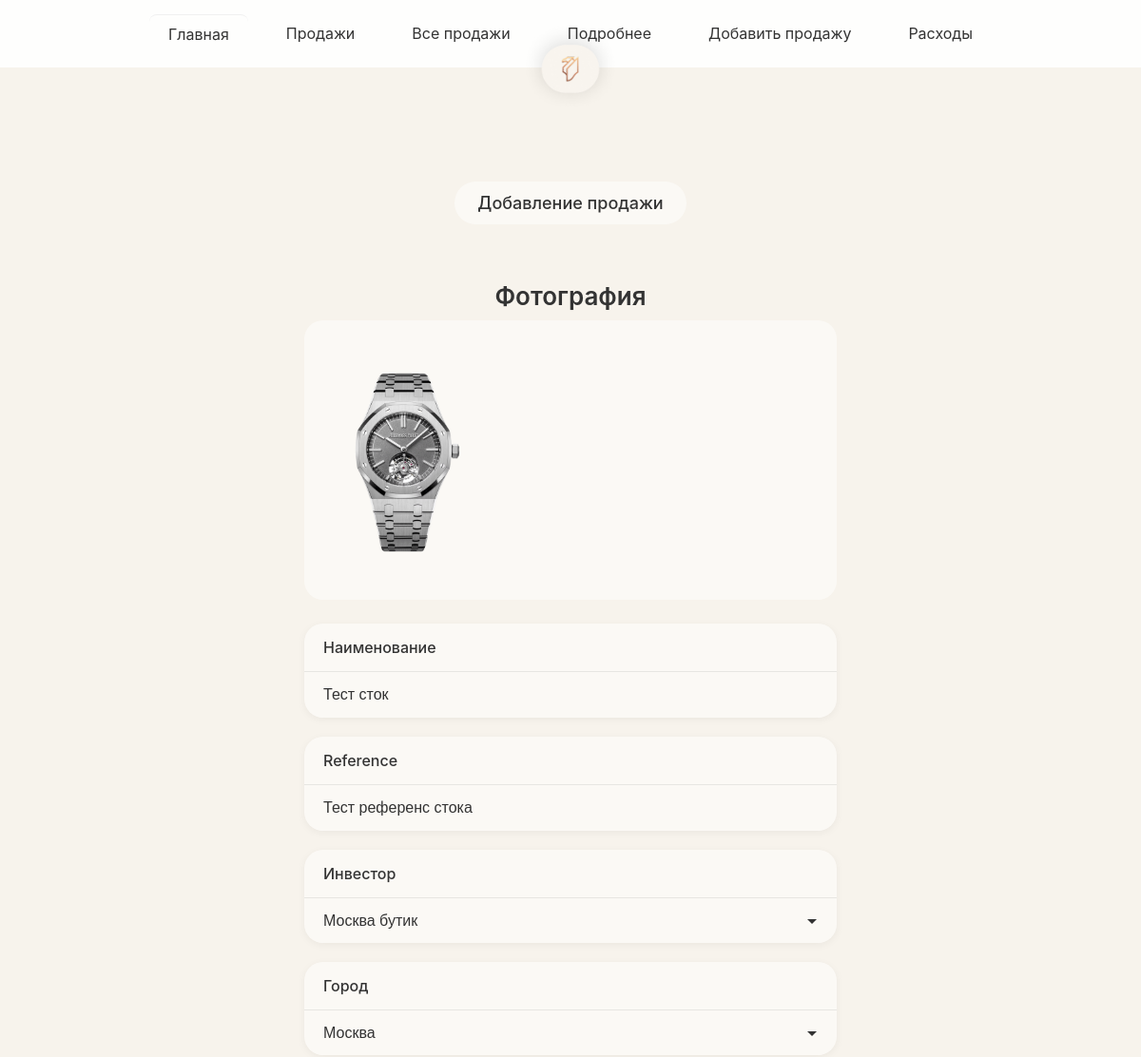
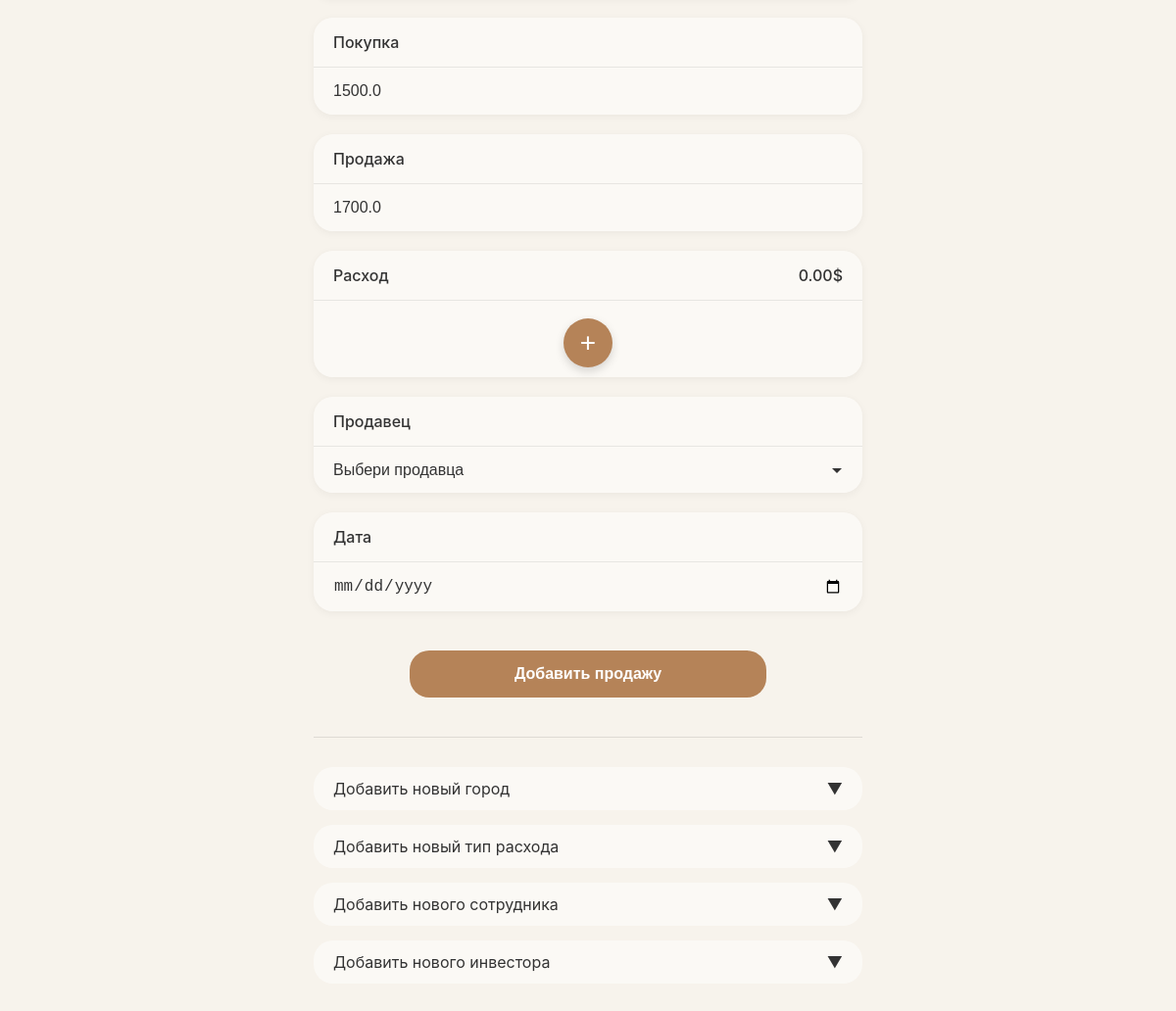
Screenshot of /add_sale?stock_id=1 with the database file from the repository (2 pictures, top to bottom).
### app.py (models this page shows, shortened)
class StockItem(db.Model):
    id = db.Column(db.Integer, primary_key=True)
    city_id = db.Column(db.Integer, db.ForeignKey('city.id'), nullable=False)
    investor_id = db.Column(db.Integer, db.ForeignKey('investor.id'), nullable=True)
    product_name = db.Column(db.String(200), nullable=False)
    reference = db.Column(db.String(200))
    buy_price = db.Column(db.Float, nullable=False)
    expected_sell_price = db.Column(db.Float, nullable=False)
    quantity = db.Column(db.Integer, default=1)
    photo = db.Column(db.String(200))
    date_added = db.Column(db.DateTime, default=datetime.utcnow)
    sold = db.Column(db.Boolean, default=False, nullable=False)
    city = db.relationship('City', backref='stock_items')
    investor = db.relationship('Investor', backref='stock_items')

### app.py (the view, shortened to what this page needs)
@app.route('/add_sale', methods=['GET', 'POST'])
def add_sale():
    cities = City.query.all()
    expense_types = ExpenseType.query.all()
    employees = Employee.query.all()
    investors = Investor.query.all()
    stock_id = request.args.get('stock_id', type=int)
    stock_item = None
    if stock_id:
        stock_item = StockItem.query.get(stock_id)
        if not stock_item:
            flash('Сток не найден!', 'error')
            return redirect(url_for('stock'))
    stock_data = {}
    if stock_item:
        stock_data = {
            'product_name': stock_item.product_name,
            'reference': stock_item.reference or '',
            'buy_price': stock_item.buy_price,
            'sell_price': stock_item.expected_sell_price,
            'city_id': stock_item.city_id,
            'investor_id': stock_item.investor_id,
            'photo': stock_item.photo,
            'stock_id': stock_item.id,
            'expenses': stock_item.expenses
        }
    return render_template('add_sale.html',
                         cities=cities,
                         expense_types=expense_types,
                         employees=employees,
                         investors=investors,
                         stock_data=stock_data)

### templates/add_sale.html (shortened to what this page needs)
{% extends 'base.html' %}
{% block content %}
<div class="logo-icon">
    <a href="{{ url_for('main') }}">
        <img src="{{ url_for('uploaded_file', filename='logo.png') }}" alt="Logo">
    </a>
</div>
<div class="add-sale-container">
    <div style="text-align: center; margin-bottom: 30px;">
        <h1 class="page-title">Добавление продажи</h1>
    </div>
    <form method="POST" enctype="multipart/form-data" id="addSaleForm">
        <div class="photo-section">
            <label class="photo-label">Фотография</label>
            <div class="photo-upload-card" onclick="document.getElementById('photo-input').click()">
                {% if stock_data and stock_data.photo %}
                    <img src="{{ url_for('uploaded_file', filename=stock_data.photo) }}" id="photo-preview" class="photo-preview active" alt="Preview">
                {% else %}
                    <div class="photo-upload-icon">📷</div>
                    <div class="photo-upload-text">Загрузить фото</div>
                    <img id="photo-preview" class="photo-preview" alt="Preview">
                {% endif %}
            </div>
        </div>
        <div class="form-field">
            <div class="field-input-card">
                <label class="field-label">Наименование</label>
                <div class="field-input-wrapper">
                    <input type="text" name="product_name" value="{% if stock_data %}{{ stock_data.product_name }}{% endif %}" required placeholder="Введи наименование">
                </div>
            </div>
        </div>
        <div class="form-field">
            <div class="field-input-card">
                <label class="field-label">Reference</label>
                <div class="field-input-wrapper">
                    <input type="text" name="reference" value="{% if stock_data %}{{ stock_data.reference }}{% endif %}" placeholder="Введи Reference">
                </div>
            </div>
        </div>
        <div class="form-field">
            <div class="field-input-card">
                <label class="field-label">Инвестор</label>
                <div class="field-input-wrapper">
                    <select name="investor_id">
                        {% for investor in investors %}
                            <option value="{{ investor.id }}" {% if stock_data and stock_data.investor_id == investor.id %}selected{% endif %}>{{ investor.name }}</option>
                        {% endfor %}
                    </select>
                </div>
            </div>
        </div>
        <div class="form-field">
            <div class="field-input-card">
                <label class="field-label">Город</label>
                <div class="field-input-wrapper">
                    <select name="city_id" required>
                        {% for city in cities %}
                            <option value="{{ city.id }}" {% if stock_data and stock_data.city_id == city.id %}selected{% endif %}>{{ city.name }}</option>
                        {% endfor %}
                    </select>
                </div>
            </div>
        </div>
        <div class="form-field">
            <div class="field-input-card">
                <label class="field-label">Покупка</label>
                <div class="field-input-wrapper">
                    <input type="number" step="0.01" name="buy_price" value="{% if stock_data %}{{ stock_data.buy_price }}{% endif %}" required placeholder="Введи цену покупки">
                </div>
            </div>
        </div>
        <div class="form-field">
            <div class="field-input-card">
                <label class="field-label">Продажа</label>
                <div class="field-input-wrapper">
                    <input type="number" step="0.01" name="sell_price" value="{% if stock_data %}{{ stock_data.sell_price }}{% endif %}" required placeholder="Введи цену продажи">
                </div>
            </div>
        </div>
        <div class="expense-section">
            <div class="form-field">
                <div class="field-input-card">
                    <div class="field-label" style="display: flex; justify-content: space-between; align-items: center;">
                        <span>Расход</span>
                        <span style="font-size: 16px; color: #333; font-weight: 500;" id="total-expense">0$</span>
                    </div>
                    <div style="text-align: center;">
                        <button type="button" class="add-expense-btn" onclick="openExpenseModal()">+</button>
                    </div>
                </div>
            </div>
        </div>
        <div class="form-field">
            <div class="field-input-card">
                <label class="field-label">Продавец</label>
                <div class="field-input-wrapper">
                    <select name="employee_id" required>
                        <option value="">Выбери продавца</option>
                    </select>
                </div>
            </div>
        </div>
        <div class="form-field">
            <div class="field-input-card">
                <label class="field-label">Дата</label>
                <div class="field-input-wrapper">
                    <input type="date" name="date" placeholder="Выбери дату">
                </div>
            </div>
        </div>
        <button type="submit" class="submit-btn">Добавить продажу</button>
    </form>
    <div class="additional-forms">
        <div class="form-toggle" onclick="toggleForm('city-form')">
            Добавить новый город
        </div>
        <div class="form-toggle" onclick="toggleForm('expense-type-form')">
            Добавить новый тип расхода
        </div>
        <div class="form-toggle" onclick="toggleForm('employee-form')">
            Добавить нового сотрудника
        </div>
        <div class="form-toggle" onclick="toggleForm('investor-form')">
            Добавить нового инвестора
        </div>
    </div>
</div>
{% endblock %}

### templates/base.html (style rules this page uses)
* { margin: 0; padding: 0; box-sizing: border-box; }
body { font-family: -apple-system, BlinkMacSystemFont, 'Segoe UI', Roboto, Oxygen, Ubuntu, Cantarell, sans-serif; background: #F7F3EC; min-height: 100vh; }
img { max-height: 100px; border-radius: 4px; }

### templates/add_sale.html (style rules this page uses)
.add-sale-container { max-width: 500px; margin: 0 auto; padding: 20px; padding-top: 150px; }
.logo-icon { position: fixed; top: 10px; left: 50%; transform: translateX(-50%); width: 120px; height: 120px; margin: 0; border-radius: 50%; display: flex; align-items: center; justify-content: center; z-index: 100; }
.logo-icon a { display: flex; align-items: center; justify-content: center; width: 100%; height: 100%; text-decoration: none; }
.logo-icon img { width: 100%; height: 100%; object-fit: contain; border-radius: 50%; cursor: pointer; }
.page-title { text-align: center; font-size: 18px; font-weight: 500; color: #333; margin-bottom: 30px; background: rgba(255, 255, 255, 0.5); padding: 12px 24px; border-radius: 43px; display: inline-block; width: auto; margin-left: auto; margin-right: auto; }
.photo-section { margin-bottom: 25px; }
.photo-label { font-size: 26px; font-weight: 600; color: #333; margin-bottom: 10px; display: block; text-align: center; }
.photo-upload-card { background: rgba(255, 255, 255, 0.5); border-radius: 20px; padding: 40px 20px; text-align: center; cursor: pointer; border: 2px dashed transparent; transition: all 0.3s ease; }
.photo-preview { display: none; max-width: 100%; max-height: 200px; border-radius: 15px; margin-top: 10px; }
.photo-preview.active { display: block; }
.form-field { margin-bottom: 20px; }
.field-label { font-size: 16px; color: #333; display: block; font-weight: 500; padding: 15px 20px; border-bottom: 1px solid rgba(0, 0, 0, 0.08); }
.field-input-card { background: rgba(255, 255, 255, 0.5); border-radius: 20px; padding: 0; display: flex; flex-direction: column; box-shadow: 0 2px 8px rgba(0, 0, 0, 0.05); }
.field-input-wrapper { padding: 15px 20px; display: flex; align-items: center; position: relative; }
.field-input-card input, .field-input-card select { flex: 1; border: none; background: transparent; font-size: 16px; color: #333; outline: none; width: 100%; padding: 0; }
.field-input-card input::placeholder, .field-input-card select::placeholder { color: #999; opacity: 0.7; }
.field-input-card select { cursor: pointer; appearance: none; background-repeat: no-repeat; background-position: right center; padding-right: 25px; }
.expense-section { margin-bottom: 20px; }
.add-expense-btn { width: 50px; height: 50px; border-radius: 50%; background: #B58358; color: white; border: none; font-size: 28px; cursor: pointer; display: flex; align-items: center; justify-content: center; margin: 10px auto; box-shadow: 0 4px 10px rgba(0, 0, 0, 0.15); }
.submit-btn { width: 65%; margin: 40px auto 0; display: block; background: #B58358; color: white; padding: 15px; border-radius: 20px; text-align: center; text-decoration: none; font-size: 16px; font-weight: bold; border: none; cursor: pointer; }
.additional-forms { margin-top: 40px; padding-top: 30px; border-top: 1px solid rgba(0, 0, 0, 0.1); }
.form-toggle { background: rgba(255, 255, 255, 0.5); border-radius: 20px; padding: 12px 20px; margin-bottom: 15px; cursor: pointer; display: flex; justify-content: space-between; align-items: center; font-size: 16px; color: #333; transition: all 0.3s ease; }
.form-toggle::after { content: '▼'; transition: transform 0.3s ease; }
@media (min-width: 768px) { .add-sale-container { max-width: 600px; padding-top: 90px; } }

### rows the page displays
StockItem: photo (picture), product_name "Тест сток", reference "Тест референс стока", buy_price "1500.0", sell_price "1700.0"

### other values shown
form field investor_id "Москва бутик"
form field city_id "Москва"
